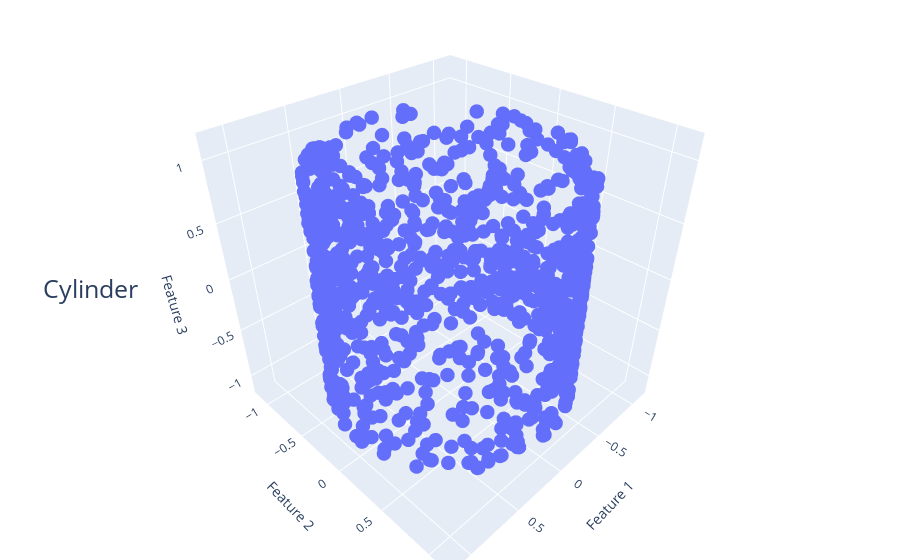

Notebook source saved alongside this figure:
### Markdown cell above
### Visualize cylinder ($\mathcal{S}^1 \times [0,1]$)

### Code cell
cylinder_points = synthetic.cylinder(num_points)

x = cylinder_points[:, 0]
y = cylinder_points[:, 1]
z = cylinder_points[:, 2]

scatter = go.Scatter3d(x=x, y=y, z=z, mode="markers", marker=dict(size=5))


fig = go.Figure(data=[scatter])

fig.update_layout(
    title={
        "text": "Cylinder",
        "y": 0.5,
        "x": 0.1,
        "xanchor": "center",
        "yanchor": "top",
        "font": dict(size=25),
    },
    scene=dict(
        aspectmode="cube",
        xaxis=dict(range=[-1.2, 1.2], title="Feature 1"),
        yaxis=dict(range=[-1.2, 1.2], title="Feature 2"),
        zaxis=dict(range=[-1.2, 1.2], title="Feature 3"),
    ),
    margin=dict(l=0, r=0, b=0, t=0),
)

fig.show()

### Figure 1 — Plotly figure (JSON) as saved in the notebook; plotly's stock layout.template omitted (floating-point values rounded to 4 significant figures; data arrays with more than 128 entries replaced by an {"elided": "..."} marker saying what was removed)
{"data": [{"marker": {"size": 5}, "mode": "markers", "type": "scatter3d", "x": {"elided": "1000 float values"}, "y": {"elided": "1000 float values"}, "z": {"elided": "1000 float values"}}], "layout": {"margin": {"b": 0, "l": 0, "r": 0, "t": 0}, "scene": {"aspectmode": "cube", "xaxis": {"range": [-1.2, 1.2], "title": {"text": "Feature 1"}}, "yaxis": {"range": [-1.2, 1.2], "title": {"text": "Feature 2"}}, "zaxis": {"range": [-1.2, 1.2], "title": {"text": "Feature 3"}}}, "title": {"font": {"size": 25}, "text": "Cylinder", "x": 0.1, "xanchor": "center", "y": 0.5, "yanchor": "top"}}}
